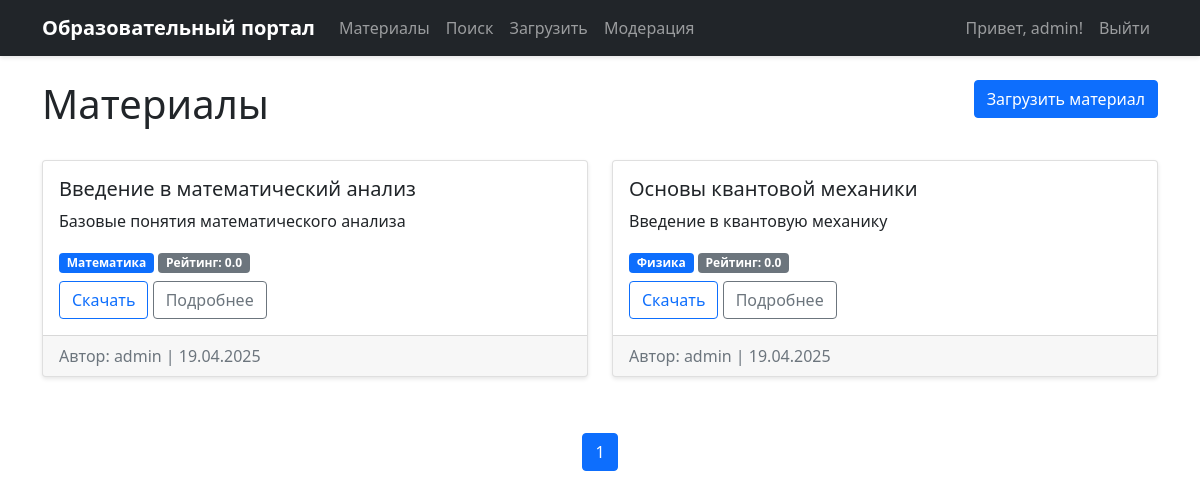
Page /materials (signed in) on the committed database.
### app/models/user.py (models this page shows, shortened)
class User(UserMixin, db.Model):
    __tablename__ = 'users'
    id = db.Column(db.Integer, primary_key=True)
    username = db.Column(db.String(64), unique=True, nullable=False)
    password_hash = db.Column(db.String(128))
    role = db.Column(db.String(20), default='user')  # user/moderator/admin
    materials = db.relationship('Material', backref='author', lazy=True)
    ratings = db.relationship('Rating', backref='user', lazy=True)
    def is_moderator(self):
        return self.role == 'moderator' or self.role == 'admin'

### app/models/material.py (models this page shows, shortened)
class Material(db.Model):
    __tablename__ = 'materials'
    id = db.Column(db.Integer, primary_key=True)
    title = db.Column(db.String(120), nullable=False)
    description = db.Column(db.Text)
    file_url = db.Column(db.String(500))  # Ссылка на Google Drive
    status = db.Column(db.String(20), default='unapproved')  # unapproved/approved/rejected
    created_at = db.Column(db.DateTime, default=datetime.utcnow)
    author_id = db.Column(db.Integer, db.ForeignKey('users.id'), nullable=False)
    category_id = db.Column(db.Integer, db.ForeignKey('categories.id'))
    ratings = db.relationship('Rating', backref='material', lazy='dynamic')
    def average_rating(self):
        ratings = self.ratings.all()
        if not ratings:
            return 0
        return sum(rating.value for rating in ratings) / len(ratings)

### app/models/category.py (models this page shows, shortened)
class Category(db.Model):
    __tablename__ = 'categories'
    id = db.Column(db.Integer, primary_key=True)
    name = db.Column(db.String(50), unique=True, nullable=False)
    materials = db.relationship('Material', backref='category', lazy=True)

### app/routes/material_routes.py (the view)
@bp.route('/materials')
def list():
    page = request.args.get('page', 1, type=int)
    category_id = request.args.get('category_id', type=int)
    query = Material.query.filter_by(status='approved')
    if category_id:
        query = query.filter_by(category_id=category_id)
    materials = query.paginate(page=page, per_page=10)
    return render_template('materials/list.html', materials=materials)

### app/models/user.py (called while the page is built)
@login_manager.user_loader
def load_user(id):
    return User.query.get(int(id))

### app/templates/materials/list.html (shortened to what this page needs)
{% extends "base.html" %}
{% block content %}
<div class="row mb-4">
    <div class="col">
        <h1>Материалы</h1>
    </div>
    {% if current_user.is_authenticated %}
    <div class="col-auto">
        <a href="{{ url_for('material.upload') }}" class="btn btn-primary">Загрузить материал</a>
    </div>
    {% endif %}
</div>
<div class="row">
    {% for material in materials.items %}
    <div class="col-md-6 mb-4">
        <div class="card h-100">
            <div class="card-body">
                <h5 class="card-title">{{ material.title }}</h5>
                <p class="card-text">{{ material.description }}</p>
                <div class="mb-2">
                    <span class="badge bg-primary">{{ material.category.name }}</span>
                    <span class="badge bg-secondary">Рейтинг: {{ "%.1f"|format(material.average_rating()) }}</span>
                </div>
                <a href="{{ material.file_url }}" class="btn btn-outline-primary" target="_blank">Скачать</a>
                <a href="{{ url_for('material.detail', id=material.id) }}" class="btn btn-outline-secondary">Подробнее</a>
            </div>
            <div class="card-footer text-muted">
                Автор: {{ material.author.username }} | {{ material.created_at.strftime('%d.%m.%Y') }}
            </div>
        </div>
    </div>
    {% endfor %}
</div>
<nav aria-label="Page navigation">
    <ul class="pagination justify-content-center">
        {% for page in materials.iter_pages() %}
            {% if page %}
                <li class="page-item {% if page == materials.page %}active{% endif %}">
                    <a class="page-link" href="{{ url_for('material.list', page=page) }}">{{ page }}</a>
                </li>
            {% else %}
                <li class="page-item disabled">
                    <span class="page-link">...</span>
                </li>
            {% endif %}
        {% endfor %}
    </ul>
</nav>
{% endblock %}

### app/templates/base.html (shortened to what this page needs)
<!DOCTYPE html>
<html lang="ru">
<head>
    <link rel="stylesheet" href="{{ url_for('static', filename='css/main.css') }}">
    <link href="https://cdn.jsdelivr.net/npm/bootstrap@5.1.3/dist/css/bootstrap.min.css" rel="stylesheet">
</head>
<body>
    <nav class="navbar navbar-expand-lg navbar-dark bg-dark">
        <div class="container">
            <a class="navbar-brand" href="{{ url_for('material.list') }}">Образовательный портал</a>
            <div class="collapse navbar-collapse" id="navbarNav">
                <ul class="navbar-nav me-auto">
                    <li class="nav-item">
                        <a class="nav-link" href="{{ url_for('material.list') }}">Материалы</a>
                    </li>
                    <li class="nav-item">
                        <a class="nav-link" href="{{ url_for('search.search') }}">Поиск</a>
                    </li>
                    {% if current_user.is_authenticated %}
                        <li class="nav-item">
                            <a class="nav-link" href="{{ url_for('material.upload') }}">Загрузить</a>
                        </li>
                        {% if current_user.is_moderator() %}
                            <li class="nav-item">
                                <a class="nav-link" href="{{ url_for('moderation.panel') }}">Модерация</a>
                            </li>
                        {% endif %}
                    {% endif %}
                </ul>
                <ul class="navbar-nav">
                    {% if current_user.is_authenticated %}
                        <li class="nav-item">
                            <span class="nav-link">Привет, {{ current_user.username }}!</span>
                        </li>
                        <li class="nav-item">
                            <a class="nav-link" href="{{ url_for('auth.logout') }}">Выйти</a>
                        </li>
                    {% endif %}
                </ul>
            </div>
        </div>
    </nav>
    <div class="container mt-4">
        {% block content %}{% endblock %}
    </div>
</body>
</html>

### app/static/css/main.css (style rules this page uses)
body { background-color: #f8f9fa; }
.card { box-shadow: 0 2px 4px rgba(0, 0, 0, 0.1); transition: transform 0.2s; }
.navbar { box-shadow: 0 2px 4px rgba(0, 0, 0, 0.1); }
.navbar-brand { font-weight: bold; }
.btn { border-radius: 4px; }
.btn-primary { background-color: #007bff; border-color: #007bff; }
.card-footer { background-color: #fff; border-top: 1px solid rgba(0, 0, 0, 0.125); }
.pagination { margin-top: 2rem; }
.page-link { color: #007bff; }
.page-item.active .page-link { background-color: #007bff; border-color: #007bff; }
.badge { padding: 0.5em 0.75em; font-weight: 500; }

### rows in the picture
User: username "admin"
Material: title "Введение в математический анализ", description "Базовые понятия математического анализа", category.name "Математика", average_rating "0.0", author.username "admin", created_at "19.04.2025"
Material: title "Основы квантовой механики", description "Введение в квантовую механику", category.name "Физика", average_rating "0.0", author.username "admin", created_at "19.04.2025"

### other values in the picture
{{ page }} "1"
